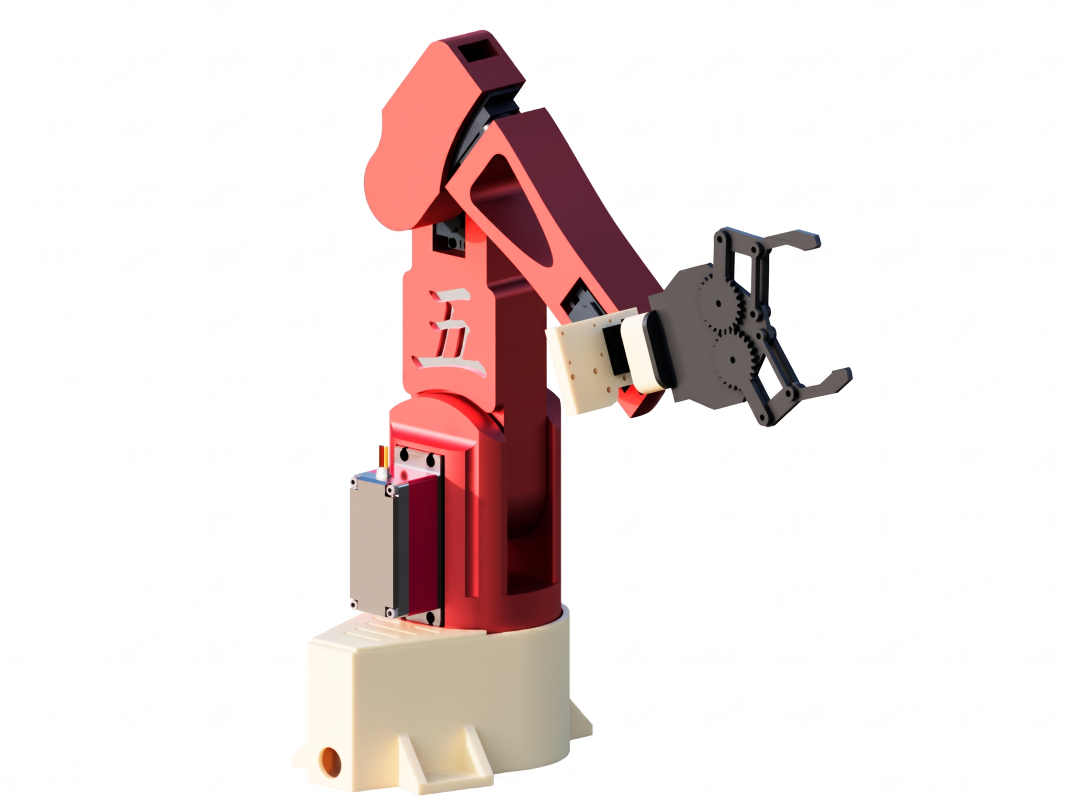
#> input picture media/arm.jpg, 2142 x 1615 px (shown at 1/2 size)
$ python -i vision_hsv_grab.py   (imports and definitions only)
#> lines starting #> are read from the running program, lines starting #| are printed output that depends on the picture
#> further down, picture is the input picture: shape (1615, 2142, 3); mean B, G, R 222.2, 223.5, 235.1
"""
vision_hsv_grab.py — camera + ToF + serial for grab / point / wave.

Finds the colored blob, centers it, reads depth off the ToF grid, asks the
Arduino for world coords, then sends GRAB or POINT. Wave path is face-only
(no ToF). HSV ranges below are for OUR lighting — retune if your room sucks.
"""

from __future__ import annotations

import os
import re
import time
from collections import deque
from dataclasses import dataclass

import cv2
import numpy as np
import serial


@dataclass(frozen=True)
class HsvRange:
    lower: tuple[int, int, int]
    upper: tuple[int, int, int]

    def lower_np(self) -> np.ndarray:
        return np.array(self.lower, dtype=np.uint8)

    def upper_np(self) -> np.ndarray:
        return np.array(self.upper, dtype=np.uint8)


# OpenCV HSV: H 0-179, S/V 0-255. These worked for our demo table.
HSV_TARGETS: dict[str, HsvRange] = {
    # pink pig — kinda loose on S so it still finds it under weird lights
    "pig": HsvRange(lower=(130, 35, 60), upper=(175, 255, 255)),
    # green gumby — tighter so we don't lock onto random green junk
    "gumby": HsvRange(lower=(38, 75, 60), upper=(82, 255, 255)),
    # brown otter — keep V capped or it grabs tan/orange crap
    "otter": HsvRange(lower=(10, 80, 10), upper=(18, 255, 150)),
}


# [26 lines left out: functions normalize_target_name, _default_arduino_port, _default_tof_port, not called in this run]


# Remember whichever camera actually opened last time so we don't burn
# seconds probing dead indexes every grab.
_LAST_GOOD_CAMERA: tuple[int, int] | None = None


# [110 lines left out: functions _try_open_camera, open_camera, _sample_tof_depth_mm, _detect_largest_blob_center, not called in this run]


_FACE_CASCADE: cv2.CascadeClassifier | None = None


def _get_face_cascade() -> cv2.CascadeClassifier:
    global _FACE_CASCADE
    if _FACE_CASCADE is not None:
        return _FACE_CASCADE
    xml = cv2.data.haarcascades + "haarcascade_frontalface_default.xml"
    c = cv2.CascadeClassifier(xml)
    if c.empty():
        raise RuntimeError(f"Failed to load face cascade at {xml}")
    _FACE_CASCADE = c
    return _FACE_CASCADE


def _detect_largest_face_center(
    frame_bgr: np.ndarray,
    *,
    min_size_px: int = 60,
) -> tuple[bool, int, int, tuple[int, int, int, int] | None]:
#> called with min_size_px = 60
    gray = cv2.cvtColor(frame_bgr, cv2.COLOR_BGR2GRAY)
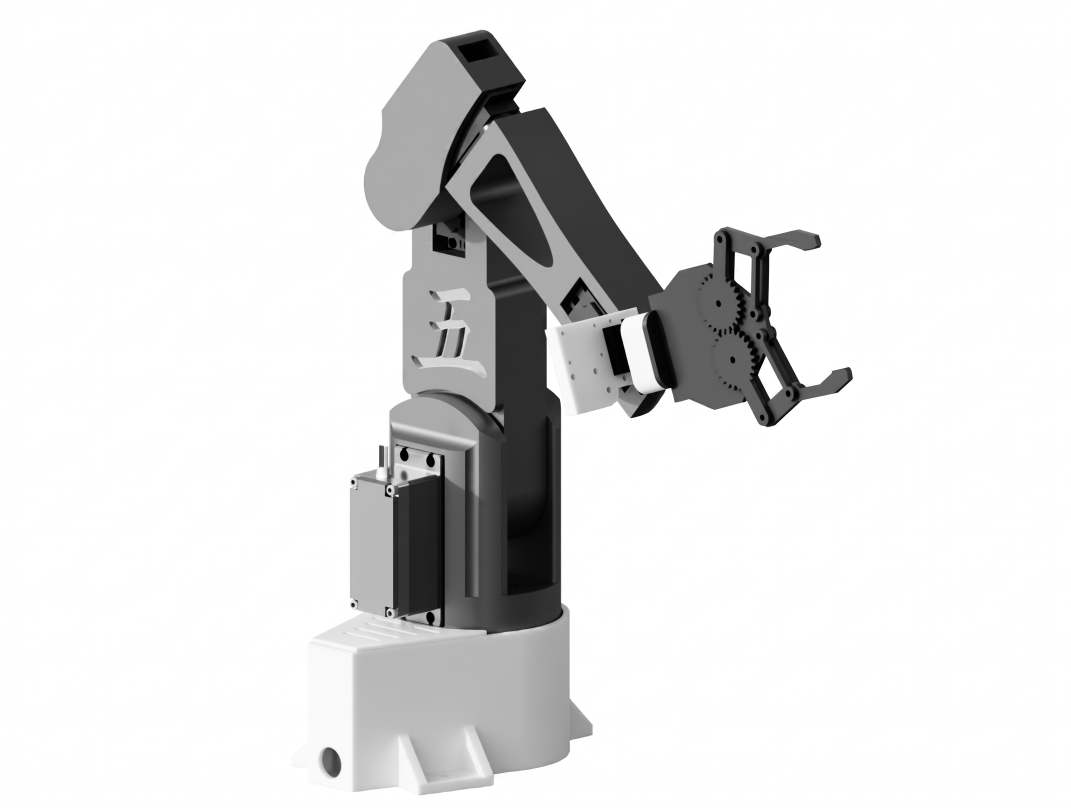
#> gray: shape (1615, 2142) (shown at 1/2 size); min 0, max 255, mean 226.9
    gray = cv2.equalizeHist(gray)
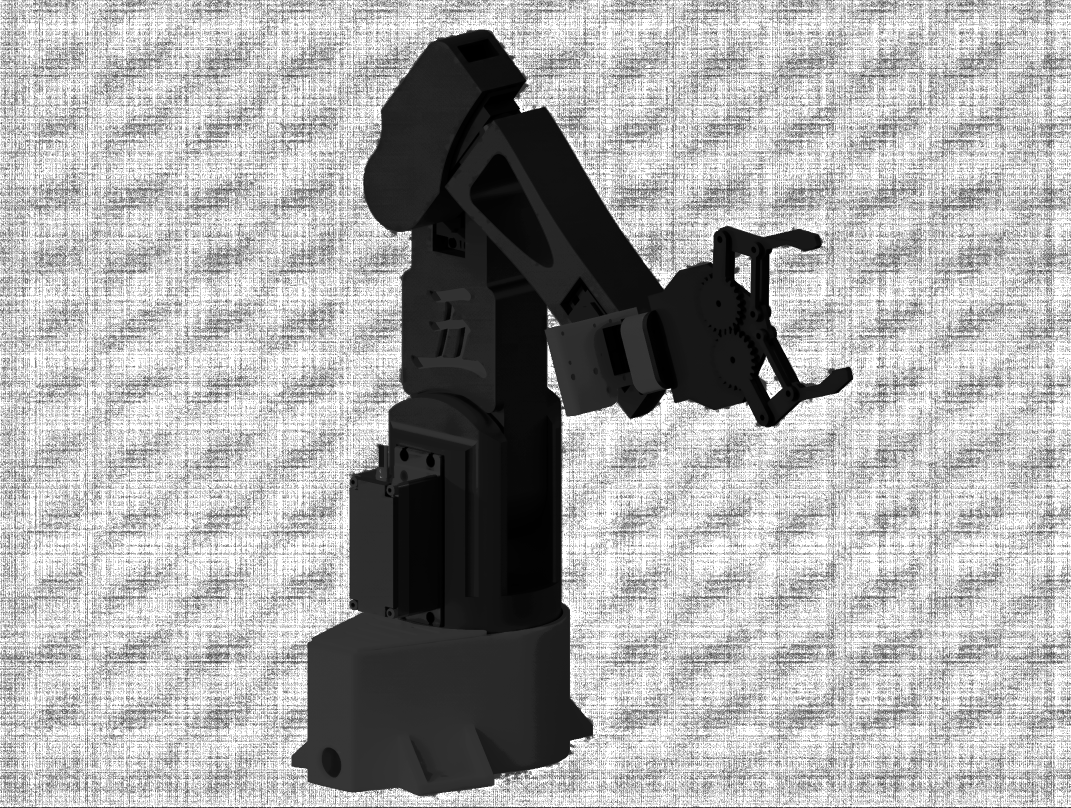
#> gray: shape (1615, 2142) (shown at 1/2 size); min 0, max 255, mean 167.4
    faces = _get_face_cascade().detectMultiScale(
        gray,
        scaleFactor=1.2,
        minNeighbors=5,
        minSize=(min_size_px, min_size_px),
    )
#> faces = ()
    if len(faces) == 0:
        return False, 0, 0, None
    best_idx = int(np.argmax([w * h for (_x, _y, w, h) in faces]))
    x, y, w, h = (int(v) for v in faces[best_idx])
    return True, x + w // 2, y + h // 2, (x, y, w, h)


# [597 lines left out: functions _drain_serial_lines, track_and_grab, find_face_and_wave, not called in this run]

>>> import cv2
>>> picture = cv2.imread('../media/arm.jpg')
>>> result = _detect_largest_face_center(picture)
